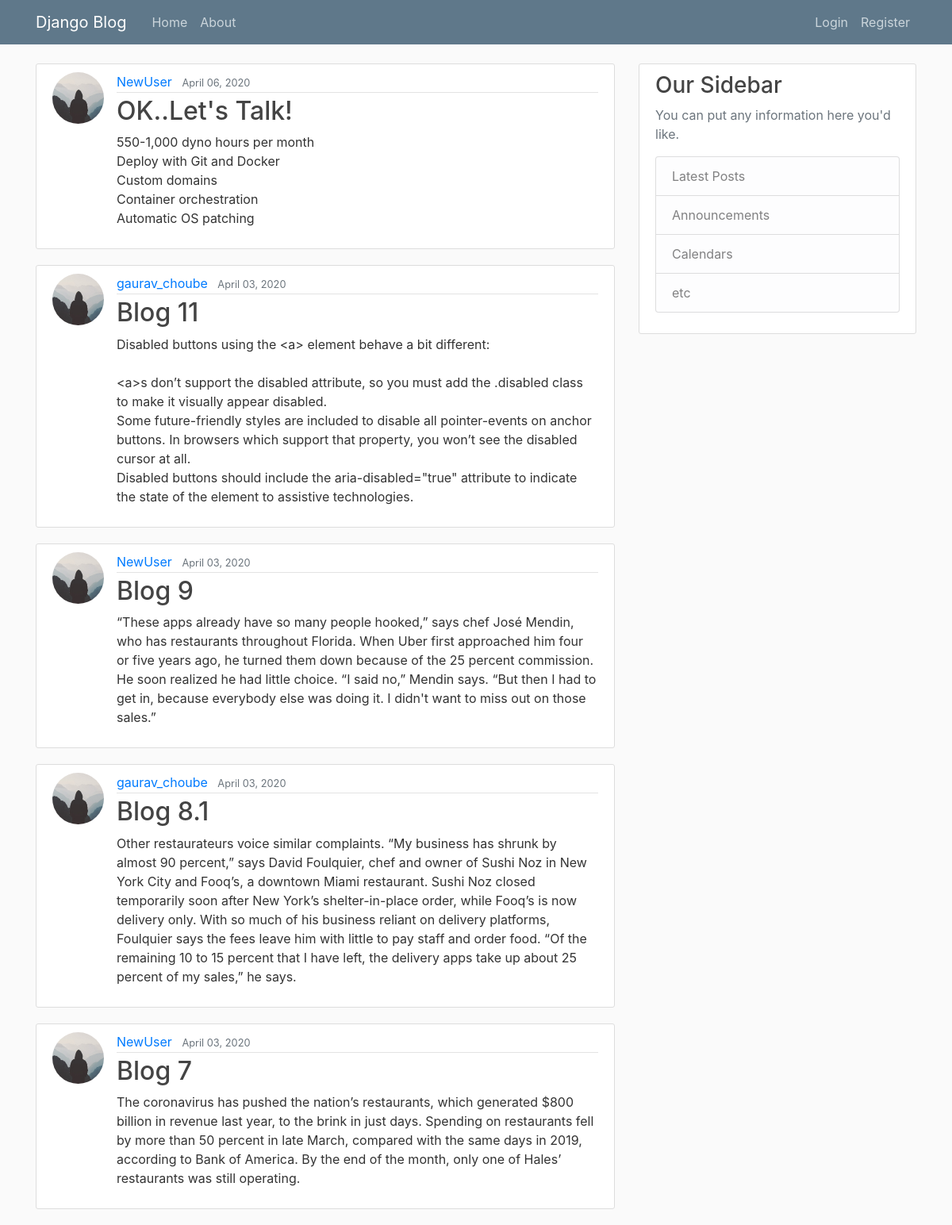
The page / on the database its author committed.
### blog/models.py (models this page shows, shortened)
class Post(models.Model):
    title = models.CharField(max_length=100)
    content = models.TextField()
    date_posted = models.DateTimeField(default=timezone.now)
    author = models.ForeignKey(User, on_delete=models.CASCADE)

### users/models.py (models this page shows, shortened)
class Profile(models.Model):
    user = models.OneToOneField(User, on_delete=models.CASCADE)
    image = models.ImageField(default='default.jpg', upload_to='profile_pics')

### blog/views.py (the view)
# urls.py: path('', PostListView.as_view(), name='blog-home'),
class PostListView(ListView):
    model = Post
    template_name = 'blog/home.html'  # <app>/<model>_<viewtype>.html
    context_object_name = 'posts'
    ordering = ['-date_posted']
    paginate_by = 5

### blog/templates/blog/home.html
{% extends "blog/base.html" %}
{% block content%}
    {% for post in posts %}
    <article class="media content-section">
      <img class="rounded-circle article-img" src="{{ post.author.profile.image.url }}">
        <div class="media-body">
          <div class="article-metadata">
            <a class="mr-2" href="#">{{ post.author }}</a>
            <small class="text-muted">{{ post.date_posted|date:"F d, Y" }}</small>
          </div>
          <h2><a class="article-title" href="#">{{ post.title }}</a></h2>
          <p class="article-content">{{ post.content }}</p>
        </div>
    </article>
    {% endfor %}
{% endblock content %}

### blog/static/blog/main.css (style rules this page uses)
body { background: #fafafa; color: #333333; margin-top: 5rem; }
h1, h2, h3, h4, h5, h6 { color: #444444; }
.content-section { background: #ffffff; padding: 10px 20px; border: 1px solid #dddddd; border-radius: 3px; margin-bottom: 20px; }
.article-title { color: #444444; }
.article-content { white-space: pre-line; }
.article-img { height: 65px; width: 65px; margin-right: 16px; }
.article-metadata { padding-bottom: 1px; margin-bottom: 4px; border-bottom: 1px solid #e3e3e3 }

### rows shown on the page
Post: author.profile.image (placeholder picture), author "NewUser", date_posted "April 06, 2020", title "OK..Let's Talk!", content "550-1,000 dyno hours per month Deploy with Git and Docker Custom domains Container orchestration Automatic OS patching"
Post: author.profile.image (placeholder picture), author "gaurav_choube", date_posted "April 03, 2020", title "Blog 11", content "Disabled buttons using the <a> element behave a bit different: <a>s don’t support the disabled attribute, so you must add the .disabled class to make it visually appear disabled. Some future-friendly styles are included to disable all pointer-events on anchor buttons. In browsers which support that property, you won’t see the disabled cursor at all. Disabled buttons should include the aria-disabled=\"true\" attribute to indicate the state of the element to assistive technologies."
Post: author.profile.image (placeholder picture), author "NewUser", date_posted "April 03, 2020", title "Blog 9", content "“These apps already have so many people hooked,” says chef José Mendin, who has restaurants throughout Florida. When Uber first approached him four or five years ago, he turned them down because of the 25 percent commission. He soon realized he had little choice. “I said no,” Mendin says. “But then I had to get in, because everybody else was doing it. I didn't want to miss out on those sales.”"
Post: author.profile.image (placeholder picture), author "gaurav_choube", date_posted "April 03, 2020", title "Blog 8.1", content "Other restaurateurs voice similar complaints. “My business has shrunk by almost 90 percent,” says David Foulquier, chef and owner of Sushi Noz in New York City and Fooq’s, a downtown Miami restaurant. Sushi Noz closed temporarily soon after New York’s shelter-in-place order, while Fooq’s is now delivery only. With so much of his business reliant on delivery platforms, Foulquier says the fees leave him with little to pay staff and order food. “Of the remaining 10 to 15 percent that I have left, the delivery apps take up about 25 percent of my sales,” he says."
Post: author.profile.image (placeholder picture), author "NewUser", date_posted "April 03, 2020", title "Blog 7", content "The coronavirus has pushed the nation’s restaurants, which generated $800 billion in revenue last year, to the brink in just days. Spending on restaurants fell by more than 50 percent in late March, compared with the same days in 2019, according to Bank of America. By the end of the month, only one of Hales’ restaurants was still operating."
